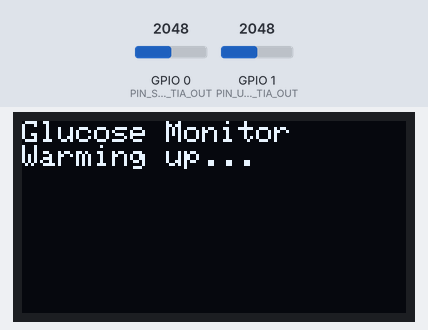
Bench run of a program on a simulated ESP32-C3. Parts: 128×64 one-colour display. The inputs (shaded band) are chosen by the test bench; at power-on: GPIO 0 (PIN_SWEAT_TIA_OUT) = 2048, GPIO 1 (PIN_URINE_TIA_OUT) = 2048 (analog values on the 0–4095 scale). What the program prints to the serial monitor is not drawn.

Above: at 0.6 s.
At 5.1 s:
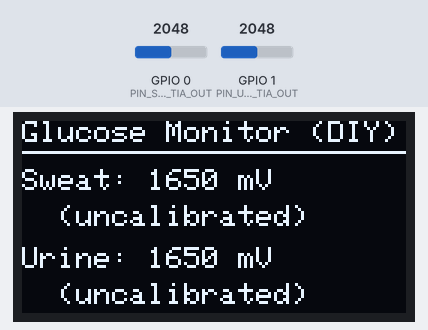

Measured:
- what the display in image 0 shows lasts 4.5 s, from 0.6 s to 5.1 s

The program:

main.cpp
```cpp
// ESP32-C3 dual-channel electrochemical glucose biosensor reader + OLED display.
// Bare-bones discrete version: no LMP91000/ADS1115 breakouts.
//
// Each channel is a 2-electrode amperometric cell (working + reference/counter
// tied together) feeding a discrete op-amp transimpedance amplifier (TIA):
//   working electrode -> op-amp inverting input (virtual ground)
//   feedback resistor Rf between op-amp inverting input and output
//   op-amp non-inverting input -> bias voltage (e.g. VCC/2 divider)
//   reference/counter electrodes -> same bias voltage node
//   op-amp output -> ESP32-C3 ADC pin
//
// A 128x64 SSD1306 I2C OLED displays both readings, refreshed each sample.
//
// This trades away the LMP91000's active bias control loop and the ADS1115's
// 16-bit resolution for near-zero extra hardware cost. The native ESP32-C3
// ADC is noisy and nonlinear, especially at low voltages -- this firmware
// leans on heavy oversampling to compensate, but expect more drift and less
// repeatability than the AFE-based version.
//
// IMPORTANT: readings are a relative electrochemical signal only until you
// run your own two-point calibration (see include/Calibration.h). Do not
// use this for medical decisions.

#include <Arduino.h>
#include <Wire.h>
#include <Adafruit_GFX.h>
#include <Adafruit_SSD1306.h>
#include "Calibration.h"

// ---- Analog channel pins (adjust to your wiring) ----
static constexpr int PIN_SWEAT_TIA_OUT = 0; // ADC1_CH0
static constexpr int PIN_URINE_TIA_OUT = 1; // ADC1_CH1

static constexpr int OVERSAMPLE_COUNT = 64; // averaged per reading to fight ADC noise

// ---- OLED (I2C, SDA/SCL) ----
static constexpr int PIN_SDA = 8;
static constexpr int PIN_SCL = 9;
static constexpr uint8_t OLED_ADDR = 0x3C; // common default; some boards are 0x3D
static constexpr int OLED_WIDTH = 128;
static constexpr int OLED_HEIGHT = 64;
Adafruit_SSD1306 display(OLED_WIDTH, OLED_HEIGHT, &Wire, -1);

// ---- Calibration (fill in from your own measurements) ----
LinearCal sweatCal;
LinearCal urineCal;

static constexpr uint32_t SAMPLE_INTERVAL_MS = 5000;
uint32_t lastSample = 0;

float readMillivoltsOversampled(int pin) {
    uint64_t sum = 0;
    for (int i = 0; i < OVERSAMPLE_COUNT; i++) {
        sum += analogReadMilliVolts(pin);
        delayMicroseconds(200);
    }
    return static_cast<float>(sum) / OVERSAMPLE_COUNT;
}

void updateDisplay(float sweatMv, float sweatConc, float urineMv, float urineConc) {
    display.clearDisplay();
    display.setTextSize(1);
    display.setTextColor(SSD1306_WHITE);

    display.setCursor(0, 0);
    display.println("Glucose Monitor (DIY)");
    display.drawLine(0, 10, OLED_WIDTH - 1, 10, SSD1306_WHITE);

    display.setCursor(0, 16);
    display.printf("Sweat: %.0f mV\n", sweatMv);
    display.setCursor(0, 28);
    if (isnan(sweatConc)) {
        display.println("  (uncalibrated)");
    } else {
        display.printf("  ~%.0f mg/dL\n", sweatConc);
    }

    display.setCursor(0, 42);
    display.printf("Urine: %.0f mV\n", urineMv);
    display.setCursor(0, 54);
    if (isnan(urineConc)) {
        display.println("  (uncalibrated)");
    } else {
        display.printf("  ~%.0f mg/dL\n", urineConc);
    }

    display.display();
}

void setup() {
    Serial.begin(115200);
    delay(500);

    analogReadResolution(12);
    analogSetPinAttenuation(PIN_SWEAT_TIA_OUT, ADC_11db); // full ~0-3.3V range
    analogSetPinAttenuation(PIN_URINE_TIA_OUT, ADC_11db);

    Wire.begin(PIN_SDA, PIN_SCL);
    if (!display.begin(SSD1306_SWITCHCAPVCC, OLED_ADDR)) {
        Serial.println("SSD1306 OLED not found -- check wiring/address");
    } else {
        display.clearDisplay();
        display.setTextSize(1);
        display.setTextColor(SSD1306_WHITE);
        display.setCursor(0, 0);
        display.println("Glucose Monitor");
        display.println("Warming up...");
        display.display();
    }

    Serial.println("mv_sweat,mg_dl_sweat,mv_urine,mg_dl_urine");
}

void loop() {
    uint32_t now = millis();
    if (now - lastSample < SAMPLE_INTERVAL_MS) return;
    lastSample = now;

    float sweatMv = readMillivoltsOversampled(PIN_SWEAT_TIA_OUT);
    float urineMv = readMillivoltsOversampled(PIN_URINE_TIA_OUT);

    float sweatConc = sweatCal.apply(sweatMv);
    float urineConc = urineCal.apply(urineMv);

    Serial.printf("%.1f,%.1f,%.1f,%.1f\n", sweatMv, sweatConc, urineMv, urineConc);
    updateDisplay(sweatMv, sweatConc, urineMv, urineConc);
}
```

Calibration.h
```cpp
#pragma once
#include <Arduino.h>

// Two-point linear calibration: raw sensor voltage (mV) -> estimated concentration.
// You MUST fill these in yourself by measuring known-concentration glucose
// standards (e.g. 0, 50, 100, 200 mg/dL solutions) with each electrode and
// recording the AFE output voltage. This is per-electrode, per-batch, and
// drifts over time -- re-calibrate before trusting any reading.
struct LinearCal {
    // Defaults intentionally left uncalibrated (mvHigh == mvLow) so apply()
    // returns NaN and the display shows "(uncalibrated)" until you fill
    // these in from real measurements -- avoids silently showing a
    // meaningless number.
    float mvLow = 0.0f;    // sensor output at low-concentration standard
    float concLow = 0.0f;  // known concentration at that standard (mg/dL)
    float mvHigh = 0.0f;
    float concHigh = 200.0f;

    float apply(float mv) const {
        if (mvHigh == mvLow) return NAN;
        float slope = (concHigh - concLow) / (mvHigh - mvLow);
        return concLow + slope * (mv - mvLow);
    }
};
```
